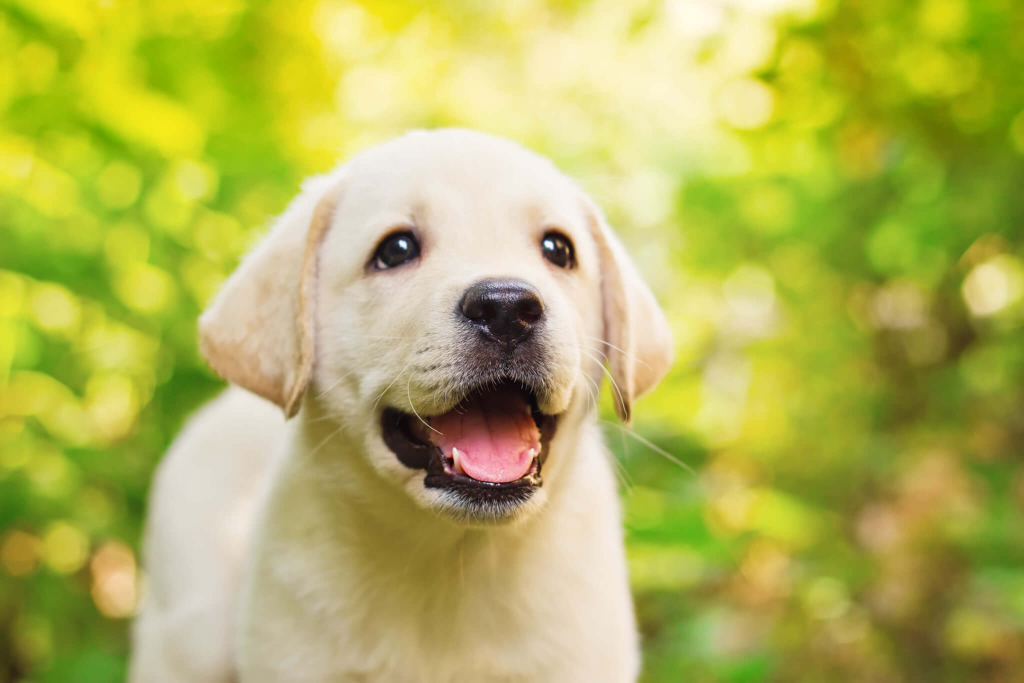
#> input picture processing_image_data/dog.jpg, 2048 x 1365 px (shown at 1/2 size)
$ jupyter execute 'Processing Image Data.ipynb'   (shell and % lines are left out)
#> lines starting #> are read from the running program, lines starting #| are printed output that depends on the picture
# Image data processing

# Tasks
1. Reading an image fine and converting it to a numpy array
2. Resizing an image
3. RGB to Grayscale conversion

[cell 1]
#importing the image module

[cell 2]
import matplotlib.image as mpimg
import matplotlib.pyplot as plt

[cell 3]
img = mpimg.imread("dog.jpg")
#> img is the input picture: shape (1365, 2048, 3); mean R, G, B 179.2, 179.7, 90.1

[cell 4]
type(img)

[cell 5]
img.shape
#> Out = (1365, 2048, 3)

[cell 6]
img

[cell 7]
img_plot = plt.imshow(img)

resizing the image using pillow library

[cell 8]
from PIL import Image

[cell 9]
img = Image.open("dog.jpg")

[cell 10]
img_resized = img.resize((200, 200))
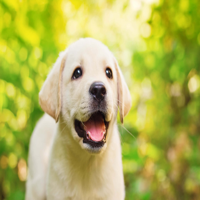
#> img_resized: PIL image 200x200 RGB; mean R, G, B 179.2, 179.7, 90.1

[cell 11]
plt.imshow(img_resized)

Converting RGB images to grayscale image using OpenCV

[cell 12]
import cv2

[cell 13]
img = cv2.imread("dog.jpg")

[cell 14]
type(img)

[cell 15]
img.shape
#> Out = (1365, 2048, 3)

[cell 16]
plt.imshow(img)

[cell 17]
grayscale_img = cv2.cvtColor(img, cv2.COLOR_RGB2GRAY)
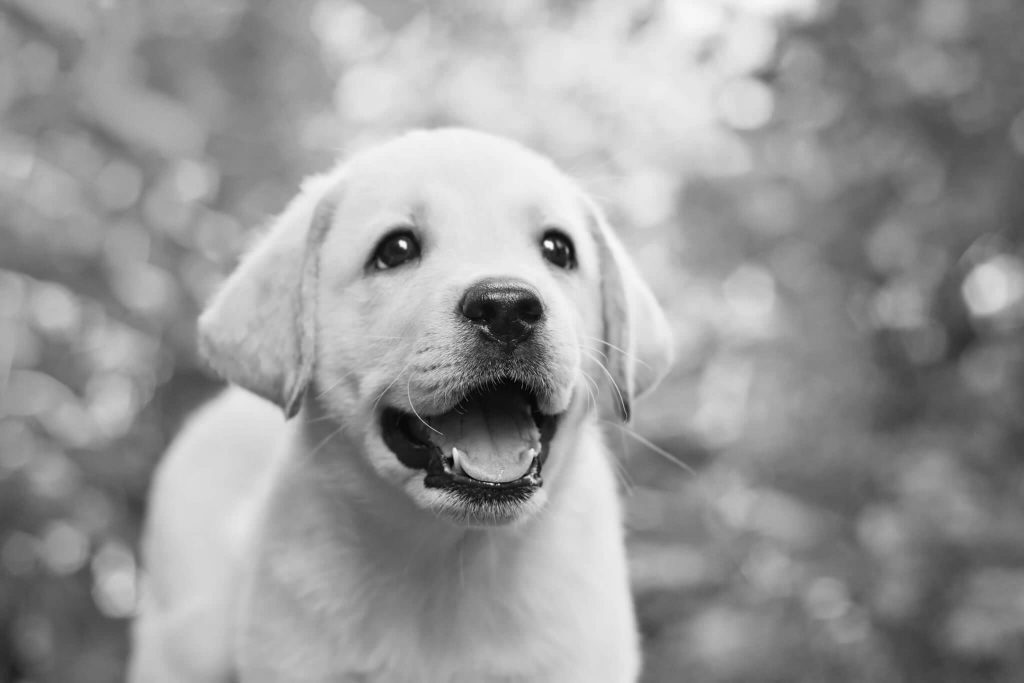
#> grayscale_img: shape (1365, 2048) (shown at 1/2 size); min 0, max 255, mean 152.9

[cell 18]
grayscale_img.shape
#> Out = (1365, 2048)

[cell 19]
cv2.imshow(grayscale_img)

[cell 20]
cv2.imwrite("dog_grayscale.jpg",grayscale_img)
#> Out = True
